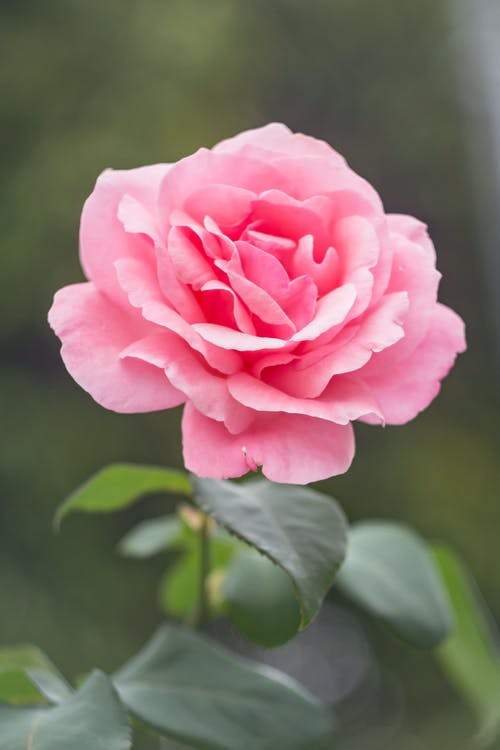
#> input picture images/rose.jpeg, 500 x 750 px
$ python show_histogram.py
#> lines starting #> are read from the running program, lines starting #| are printed output that depends on the picture
import cv2
import numpy as np
import matplotlib.pyplot as plt

red, green, blue = np.zeros((256,), dtype=int), np.zeros((256,), dtype=int), np.zeros((256,), dtype=int)

IMAGE_PATH = './images/rose.jpeg'

img = cv2.imread(IMAGE_PATH)
#> img is the input picture: shape (750, 500, 3); mean B, G, R 101.7, 108.5, 129.5
w, h, _ = img.shape
#> w = 750; h = 500
for x in range(w):
    for y in range(h):
        b, g, r = img[x][y]
        # print(b,g,r)
        red[r] += 1
        blue[b] += 1
        green[g] += 1
#> after the loop, blue = 256 values, max 11014 at index 70, min 0 at index 0, mean 1464.8; green = 256 values, max 8081 at index 85, min 0 at index 239, mean 1464.8; red = 256 values, max 12908 at index 255, min 0 at index 0, mean 1464.8

x = np.arange(256)

plt.plot(x, blue, label="Blue", color="blue")

plt.plot(x, green, label="Green", color="green")


plt.plot(x, red, label="Red", color="red")


plt.xlabel('Subjects')
plt.ylabel('Marks')

plt.title('Histogram')

plt.legend()

plt.show()
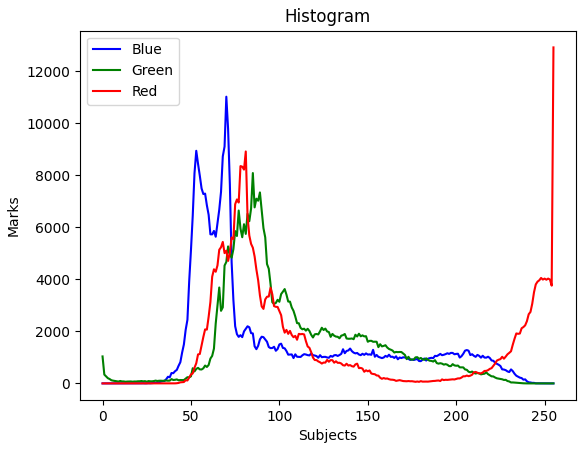
#> figure drawn by matplotlib, 1 panel; curve peaks at x = 70, y = 11014; curve peaks at x = 85, y = 8081; curve peaks at x = 255, y = 12908
